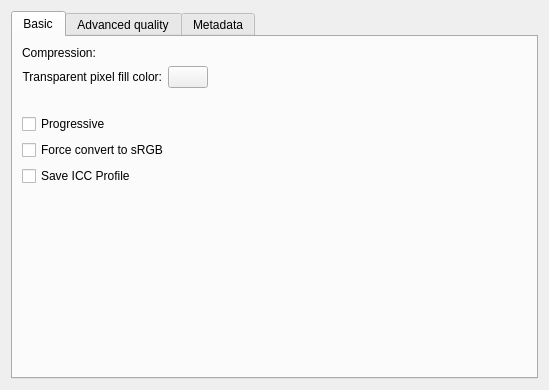
<?xml version="1.0" encoding="UTF-8"?>
<ui version="4.0">
 <class>WdgOptionsJPEG</class>
 <widget class="QWidget" name="WdgOptionsJPEG">
  <property name="geometry">
   <rect>
    <x>0</x>
    <y>0</y>
    <width>537</width>
    <height>390</height>
   </rect>
  </property>
  <layout class="QGridLayout" name="gridLayout_2">
   <item row="0" column="0">
    <widget class="QTabWidget" name="tabWidget">
     <property name="currentIndex">
      <number>0</number>
     </property>
     <widget class="QWidget" name="tab">
      <attribute name="title">
       <string>Basic</string>
      </attribute>
      <layout class="QGridLayout" name="gridLayout">
       <item row="1" column="0">
        <widget class="QCheckBox" name="progressive">
         <property name="text">
          <string comment="A progressive jpeg file can be displayed while loading.">Progressive</string>
         </property>
        </widget>
       </item>
       <item row="2" column="0">
        <widget class="QCheckBox" name="chkForceSRGB">
         <property name="text">
          <string>Force convert to sRGB</string>
         </property>
        </widget>
       </item>
       <item row="0" column="0">
        <layout class="QGridLayout" name="gridLayout_4">
         <property name="bottomMargin">
          <number>20</number>
         </property>
         <item row="0" column="1">
          <widget class="KisDoubleSliderSpinBox" name="qualityLevel">
           <property name="sizePolicy">
            <sizepolicy hsizetype="MinimumExpanding" vsizetype="Preferred">
             <horstretch>0</horstretch>
             <verstretch>0</verstretch>
            </sizepolicy>
           </property>
           <property name="minimumSize">
            <size>
             <width>0</width>
             <height>0</height>
            </size>
           </property>
           <property name="toolTip">
            <string>&lt;html&gt;&lt;head/&gt;&lt;body&gt;&lt;p&gt;These settings determine how much information is lost during compression. Low: small files, bad quality. High: big files, good quality.&lt;/p&gt;&lt;/body&gt;&lt;/html&gt;</string>
           </property>
          </widget>
         </item>
         <item row="0" column="0">
          <widget class="QLabel" name="label">
           <property name="sizePolicy">
            <sizepolicy hsizetype="Fixed" vsizetype="Preferred">
             <horstretch>0</horstretch>
             <verstretch>0</verstretch>
            </sizepolicy>
           </property>
           <property name="text">
            <string>Compression:</string>
           </property>
          </widget>
         </item>
         <item row="1" column="0">
          <widget class="QLabel" name="label_4">
           <property name="sizePolicy">
            <sizepolicy hsizetype="Fixed" vsizetype="Preferred">
             <horstretch>0</horstretch>
             <verstretch>0</verstretch>
            </sizepolicy>
           </property>
           <property name="text">
            <string>Transparent pixel fill color:</string>
           </property>
           <property name="alignment">
            <set>Qt::AlignRight|Qt::AlignTrailing|Qt::AlignVCenter</set>
           </property>
          </widget>
         </item>
         <item row="1" column="1">
          <widget class="KColorButton" name="bnTransparencyFillColor">
           <property name="sizePolicy">
            <sizepolicy hsizetype="Fixed" vsizetype="Fixed">
             <horstretch>0</horstretch>
             <verstretch>0</verstretch>
            </sizepolicy>
           </property>
           <property name="minimumSize">
            <size>
             <width>25</width>
             <height>0</height>
            </size>
           </property>
           <property name="toolTip">
            <string>&lt;html&gt;&lt;head/&gt;&lt;body&gt;&lt;p&gt;Background color to replace transparent pixels with.&lt;/p&gt;&lt;/body&gt;&lt;/html&gt;</string>
           </property>
          </widget>
         </item>
        </layout>
       </item>
       <item row="4" column="0">
        <spacer name="verticalSpacer_2">
         <property name="orientation">
          <enum>Qt::Vertical</enum>
         </property>
         <property name="sizeHint" stdset="0">
          <size>
           <width>20</width>
           <height>40</height>
          </size>
         </property>
        </spacer>
       </item>
       <item row="3" column="0">
        <widget class="QCheckBox" name="chkSaveProfile">
         <property name="text">
          <string>Save ICC Profile</string>
         </property>
         <property name="checked">
          <bool>false</bool>
         </property>
        </widget>
       </item>
      </layout>
     </widget>
     <widget class="QWidget" name="tab_2">
      <attribute name="title">
       <string>Advanced quality</string>
      </attribute>
      <layout class="QVBoxLayout">
       <item>
        <layout class="QGridLayout" name="gridLayout_3">
         <property name="bottomMargin">
          <number>20</number>
         </property>
         <item row="0" column="1">
          <widget class="KisDoubleSliderSpinBox" name="smoothLevel">
           <property name="sizePolicy">
            <sizepolicy hsizetype="Preferred" vsizetype="Preferred">
             <horstretch>0</horstretch>
             <verstretch>0</verstretch>
            </sizepolicy>
           </property>
           <property name="minimumSize">
            <size>
             <width>60</width>
             <height>20</height>
            </size>
           </property>
          </widget>
         </item>
         <item row="0" column="0">
          <widget class="QLabel" name="label_3">
           <property name="sizePolicy">
            <sizepolicy hsizetype="Fixed" vsizetype="Preferred">
             <horstretch>0</horstretch>
             <verstretch>0</verstretch>
            </sizepolicy>
           </property>
           <property name="text">
            <string comment="the result will be artificially smoothed to hide jpeg artefacts">Smooth:</string>
           </property>
           <property name="alignment">
            <set>Qt::AlignRight|Qt::AlignTrailing|Qt::AlignVCenter</set>
           </property>
          </widget>
         </item>
         <item row="1" column="0">
          <widget class="QLabel" name="label_5">
           <property name="sizePolicy">
            <sizepolicy hsizetype="Fixed" vsizetype="Preferred">
             <horstretch>0</horstretch>
             <verstretch>0</verstretch>
            </sizepolicy>
           </property>
           <property name="text">
            <string>Subsampling:</string>
           </property>
           <property name="alignment">
            <set>Qt::AlignRight|Qt::AlignTrailing|Qt::AlignVCenter</set>
           </property>
          </widget>
         </item>
         <item row="1" column="1">
          <widget class="QComboBox" name="subsampling">
           <item>
            <property name="text">
             <string>2x2, 1x1, 1x1 (smallest file)</string>
            </property>
           </item>
           <item>
            <property name="text">
             <string>2x1, 1x1, 1x1</string>
            </property>
           </item>
           <item>
            <property name="text">
             <string>1x2, 1x1, 1x1</string>
            </property>
           </item>
           <item>
            <property name="text">
             <string>1x1, 1x1, 1x1 (best quality)</string>
            </property>
           </item>
          </widget>
         </item>
        </layout>
       </item>
       <item>
        <widget class="QCheckBox" name="baseLineJPEG">
         <property name="text">
          <string>Force baseline JPEG</string>
         </property>
         <property name="checked">
          <bool>true</bool>
         </property>
        </widget>
       </item>
       <item>
        <widget class="QCheckBox" name="optimize">
         <property name="text">
          <string>Optimize</string>
         </property>
         <property name="checked">
          <bool>true</bool>
         </property>
        </widget>
       </item>
       <item>
        <spacer name="verticalSpacer">
         <property name="orientation">
          <enum>Qt::Vertical</enum>
         </property>
         <property name="sizeHint" stdset="0">
          <size>
           <width>20</width>
           <height>40</height>
          </size>
         </property>
        </spacer>
       </item>
      </layout>
     </widget>
     <widget class="QWidget" name="tab_3">
      <attribute name="title">
       <string>Metadata</string>
      </attribute>
      <layout class="QGridLayout">
       <item row="0" column="0">
        <widget class="QGroupBox" name="groupBox">
         <property name="title">
          <string>Formats:</string>
         </property>
         <layout class="QVBoxLayout">
          <item>
           <widget class="QCheckBox" name="exif">
            <property name="text">
             <string>Exif</string>
            </property>
            <property name="checked">
             <bool>true</bool>
            </property>
           </widget>
          </item>
          <item>
           <widget class="QCheckBox" name="iptc">
            <property name="text">
             <string>IPTC</string>
            </property>
            <property name="checked">
             <bool>true</bool>
            </property>
           </widget>
          </item>
          <item>
           <widget class="QCheckBox" name="xmp">
            <property name="text">
             <string>XMP</string>
            </property>
            <property name="checked">
             <bool>true</bool>
            </property>
           </widget>
          </item>
          <item>
           <spacer>
            <property name="orientation">
             <enum>Qt::Vertical</enum>
            </property>
            <property name="sizeHint" stdset="0">
             <size>
              <width>20</width>
              <height>40</height>
             </size>
            </property>
           </spacer>
          </item>
         </layout>
        </widget>
       </item>
       <item row="0" column="1">
        <widget class="QGroupBox" name="groupBox_2">
         <property name="title">
          <string>Filters:</string>
         </property>
         <layout class="QGridLayout">
          <item row="0" column="0">
           <widget class="QListView" name="metaDataFilters"/>
          </item>
         </layout>
        </widget>
       </item>
       <item row="1" column="0" colspan="2">
        <spacer>
         <property name="orientation">
          <enum>Qt::Vertical</enum>
         </property>
         <property name="sizeHint" stdset="0">
          <size>
           <width>505</width>
           <height>16</height>
          </size>
         </property>
        </spacer>
       </item>
      </layout>
     </widget>
    </widget>
   </item>
  </layout>
 </widget>
 <customwidgets>
  <customwidget>
   <class>KColorButton</class>
   <extends>QPushButton</extends>
   <header>kcolorbutton.h</header>
  </customwidget>
  <customwidget>
   <class>KisDoubleSliderSpinBox</class>
   <extends>QWidget</extends>
   <header>kis_slider_spin_box.h</header>
   <container>1</container>
  </customwidget>
 </customwidgets>
 <tabstops>
  <tabstop>tabWidget</tabstop>
  <tabstop>progressive</tabstop>
  <tabstop>baseLineJPEG</tabstop>
  <tabstop>metaDataFilters</tabstop>
  <tabstop>exif</tabstop>
  <tabstop>iptc</tabstop>
  <tabstop>xmp</tabstop>
 </tabstops>
 <resources/>
 <connections/>
</ui>
